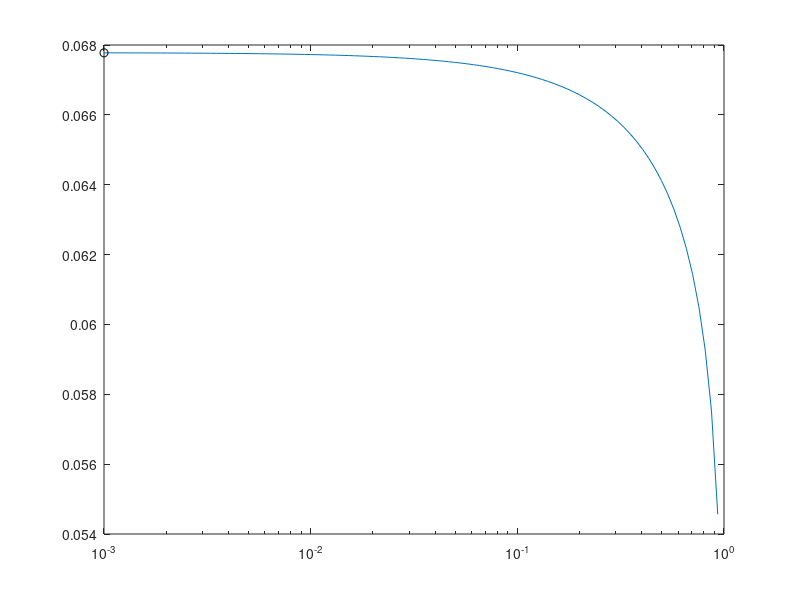

Source code (MATLAB): (Note: this script raises an error after producing the figure.)
%% degraded protein flux as function of n0
% n0 = kpy*kf*ell/vp/vy
clear;clc;
%% effect of pf on flux of degraded protein for fixed n0
pvals = logspace(-3,0,1e2);

kdmax = 1e0;
KM = 1e-1;
xint = linspace(0,1,5000); dx = xint(2)-xint(1);

% domain length in microns
L = 100;
% scaled domain length
Lhat = 1;
% time unit
tau = L/0.75;
% phago velocity
vp = 1;	% 0.75 um/s
% lyso velocity
vy = 2.67;	% 2um/s
% phago radius
rp = 0.4/L; % 400nm
% lyso radius
ry = 0.1/L; % 100nm
% encounter time
T = 2*(rp+ry)/(vp+vy);
% fusion rates
kfvals = -log(1-pvals)/T;
% encounter length
ell = 2*(rp+ry);
% phago production rate
kpp = 1e-1;
% beta
betavals = kpp*ell/vp/vy*kfvals;
% n0
n0 = 1;
% lyso production
kpyvals = n0.*vp.*vy./kfvals./ell./Lhat;

% acidification
c0 = 1;
% number of fusion events:
Nfunc_th = @(beta,kpy,x) kpy./kpp.*(exp(-beta.*x) - exp(-beta.*Lhat));
% acidification with increasing volume
afunc_th = @(beta,kpy,x) c0*Nfunc_th(beta,kpy,x)./(Nfunc_th(beta,kpy,x) + rp^3/ry^3);

degflux = zeros(size(pvals));
for pc = 1:length(pvals)
	A = afunc_th(betavals(pc),kpyvals(pc),xint);
	P = kdmax*A./(A+KM)/vp;
	H = (cumsum(P) - 0.5*P(1)-0.5*P)*dx;
	% this is int_0^x - int_0^1 = - int_x^1
	Hx1 = H - H(end);
	G = 1 - exp(Hx1);
	
	degflux(pc) = G(1)*vp;
end

[~,idx] = max(degflux);

semilogx(pvals,degflux)
hold on
plot(pvals(idx),degflux(idx),'ko')
hold off
plot_cleanup
xlabel('fusion probability $p_f$')
ylabel('flux of degraded protein at soma')
ylim([0,1.1*degflux(idx)])
title(sprintf('$n_0 \\equiv k_{p,y}k_f\\ell L/v_pv_y = %0.3g, k_{p,p} = %0.4g$',n0,kpp))
% text(0.1,0.9,sprintf('$p_\\mathrm{max} = %0.2f$',pvals(idx)),'Units','normalized',...
% 																															'FontSize',20,'Interpreter','latex')
% text(pvals(idx)/2,1.05*degflux(idx),sprintf('$p_\\mathrm{max} = %0.4g$',pvals(idx)),'Units','data',...
% 	'FontSize',20,'Interpreter','latex')
%% sims for n0 vs pvals
nvals = 1e2;
pvals = logspace(-6,0,nvals+1);
% pvals = linspace(1/(nvals+1),0.99,nvals+1);

kdmax = 1e0;
KM = 1e-3;
xint = linspace(0,1,5000); dx = xint(2)-xint(1);

% n0
betavals = logspace(0,1,nvals);

degflux = zeros(length(pvals),nvals);

% domain length in microns
L = 100;
% scaled domain length
Lhat = 1;
% time unit
tau = L/0.75;
% phago velocity
vp = 1;	% 0.75 um/s
% lyso velocity
vy = 2.67;	% 2um/s
% phago radius
rp = 0.4/L; % 400nm
% lyso radius
ry = 0.1/L; % 100nm
% encounter time
T = 2*(rp+ry)/(vp+vy);
% fusion rates
kfvals = -log(1-pvals)/T;
% encounter length
ell = 2*(rp+ry);
% beta
betavals = kpp*ell/vp/vy*kfvals;
% acidification
c0 = 1;
% phago production rate
kpp = 1e-2;
% number of fusion events:
Nfunc_th = @(beta,kpy,x) kpy./kpp.*(exp(-beta*x) - exp(-beta*Lhat));
% acidification with increasing volume
afunc_th = @(beta,kpy,x) c0*Nfunc_th(beta,kpy,x)./(Nfunc_th(beta,kpy,x) + rp^3/ry^3);

for nc = 1:nvals
	
	disp(nc)
	
	% lyso production rate
	kpyvals = betavals(nc)*vp*vy./ell./kfvals;
	
	curbetaval = betavals(nc);
	
	parfor pc = 1:length(pvals)

		A = afunc_th(curbetaval,kpyvals(pc),xint);
		P = kdmax*A./(A+KM)/vp;
		H = (cumsum(P) - 0.5*P(1)-0.5*P)*dx;
		% this is int_0^x - int_0^1 = - int_x^1
		Hx1 = H - H(end);
		G = 1 - exp(Hx1);
		
		degflux(pc,nc) = G(1)*vp;
	end
	
end
% %% get surface plot for n0 vs pvals
pcolor(pvals,betavals,degflux')
shading flat
colormap jet;
cb = colorbar;
cb.TickLabelInterpreter = 'latex';
cb.Label.Interpreter = 'latex';
cb.Label.String = 'degraded protein flux $J_d$';
cb.Label.Rotation = 270;
cb.Label.Units = 'normalized';
cb.Label.Position = [6,0.5,0];
set(gca,'XScale','log','YScale','log')
% set(gca,'YScale','log')
plot_cleanup
xlabel('fusion probability')
ylabel('$n_0\equiv k_{p,y}k_f\ell/v_pv_y$')
title(sprintf('$k_\\mathrm{max} = %0.4g,~K_M = %0.4g$\n$k_{p,p} = %0.4g$',kdmax,KM,kpp))
%% fix n0 and change kpp
nvals = 1e2;
pvals = logspace(-1,log10(0.99),nvals+1);

kdmax = 1e0;
KM = 1e-1;
xint = linspace(0,1,5000); dx = xint(2)-xint(1);

% xi
n0 = 1e2;
kppvals = logspace(-2,2,nvals);

degflux = zeros(length(pvals),nvals);

% domain length in microns
L = 100;
% scaled domain length
Lhat = 1;
% time unit
tau = L/0.75;
% phago velocity
vp = 1;	% 0.75 um/s
% lyso velocity
vy = 2.67;	% 2um/s
% phago radius
rp = 0.4/L; % 400nm
% lyso radius
ry = 0.1/L; % 100nm
% encounter time
T = 2*(rp+ry)/(vp+vy);
% fusion rates
kfvals = -log(1-pvals)/T;
% encounter length
ell = 2*(rp+ry);
% beta
betavals = kpp*ell/vp/vy*kfvals;
% acidification
c0 = 1;
% number of fusion events:
Nfunc_th = @(beta,kpy,kpp,x) kpy./kpp.*(exp(-beta*x) - exp(-beta*Lhat));
% acidification with increasing volume
afunc_th = @(beta,kpy,kpp,x) c0*Nfunc_th(beta,kpy,kpp,x)./(Nfunc_th(beta,kpy,kpp,x) + rp^3/ry^3);

for nc = 1:nvals
	
	disp(nc)
	
	% lyso production rate
	kpyvals = n0*vp*vy./ell./kfvals;
	
	% phago production rate
	curkpp = kppvals(nc);
	
	curbetaval = curkpp*ell/vp/vy*kfvals;
	
	parfor pc = 1:length(pvals)

		A = afunc_th(curbetaval(pc),kpyvals(pc),curkpp,xint);
		P = kdmax*A./(A+KM)/vp;
		H = (cumsum(P) - 0.5*P(1)-0.5*P)*dx;
		% this is int_0^x - int_0^1 = - int_x^1
		Hx1 = H - H(end);
		G = 1 - exp(Hx1);
		
		degflux(pc,nc) = G(1)*vp;
	end
	
end
% %% get surface plot for beta
pcolor(pvals,kppvals,degflux')
shading flat
colormap jet;
cb = colorbar;
cb.TickLabelInterpreter = 'latex';
cb.Label.Interpreter = 'latex';
cb.Label.String = 'degraded protein flux $J_d$';
cb.Label.Rotation = 270;
cb.Label.Units = 'normalized';
cb.Label.Position = [6,0.5,0];
set(gca,'XScale','log','YScale','log')
plot_cleanup
xlabel('fusion probability')
ylabel('$k_{p,p}$')
title(sprintf('$k_\\mathrm{max} = %0.4g,~K_M = %0.4g$\n$\\xi\\equiv k_{p,y}k_f\\ell/v_pv_y=%0.4g$',...
																																									kdmax,KM,n0))
%% flux vs ratio and beta
nvals = 1e2;
rvals = logspace(1,3,nvals+1);
% pvals = linspace(1/(nvals+1),0.99,nvals+1);

kdmax = 1e0;
KM = 1e0;
xint = linspace(0,1,5000); dx = xint(2)-xint(1);

% beta
betavals = logspace(-2,1,nvals);

degflux = zeros(nvals+1,nvals);

% domain length in microns
L = 100;
% scaled domain length
Lhat = 1;
% time unit
tau = L/0.75;
% phago velocity
vp = 1;	% 0.75 um/s
% lyso velocity
vy = 2.67;	% 2um/s
% phago radius
rp = 0.4/L; % 400nm
% lyso radius
ry = 0.1/L; % 100nm
% encounter time
T = 2*(rp+ry)/(vp+vy);
% encounter length
ell = 2*(rp+ry);
% acidification
c0 = 1;
% phago production rate
kpp = 1e3;
% fusion rates
kfvals = betavals*vp*vy./kpp./ell;
% number of fusion events:
Nfunc_th = @(beta,kpy,x) kpy./kpp.*(exp(-beta*x) - exp(-beta*Lhat));
% acidification with increasing volume
afunc_th = @(beta,kpy,x) c0*Nfunc_th(beta,kpy,x)./(Nfunc_th(beta,kpy,x) + rp^3/ry^3);
%%
for nc = 1:nvals
	
	disp(nc)
	
	
	curbetaval = betavals(nc);
	
	for pc = 1:(nvals+1)
		% lyso production rate
		kpyval = rvals(pc)*kpp;
		A = afunc_th(curbetaval,kpyval,xint);
		P = kdmax*A./(A+KM)/vp;
		H = (cumsum(P) - 0.5*P(1)-0.5*P)*dx;
		% this is int_0^x - int_0^1 = - int_x^1
		Hx1 = H - H(end);
		G = 1 - exp(Hx1);
		
		degflux(pc,nc) = G(1)*vp;
	end
	
end
% %% get surface plot for r and beta
pcolor(rvals,betavals,degflux'./kdmax)
% pcolor(rvals,betavals,degflux'.*KM./kdmax)
shading flat
colormap jet;
cb = colorbar;
cb.TickLabelInterpreter = 'latex';
cb.Label.Interpreter = 'latex';
cb.Label.String = 'normalized autophagic flux $J_d/k_\mathrm{max}$';
cb.Label.Rotation = 270;
cb.Label.Units = 'normalized';
cb.Label.Position = [6,0.5,0];
set(gca,'XScale','log','YScale','log')
% caxis([0,0.5])
% set(gca,'YScale','log')
plot_cleanup
xlabel('relative lysosome abundance $r$ ($k_{p,y}/k_{p,p}$)')
ylabel('lysosome density decay length $\beta$ ($k_{p,p}k_f\ell/v_pv_y$)')
% title(sprintf('$k_\\mathrm{max} = %0.4g,~K_M = %0.4g$',kdmax,KM))
%%
KM = 0.01;
kdmax = 1;
avals = logspace(-4,0);
kvals = kdmax.*avals./(KM+avals);
semilogx(avals,kvals)
plot_cleanup
xlabel('acidification (A)')
ylabel('degradation rate ($k_d$)')
title('$k_d = k_\mathrm{max}A/(A+K_M),~k_\mathrm{max} = 1,~K_M = 0.01$')
